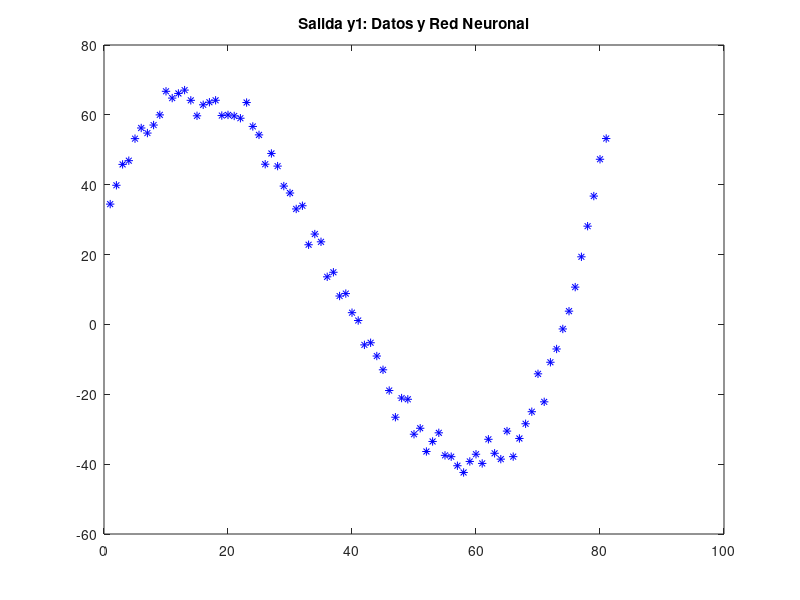
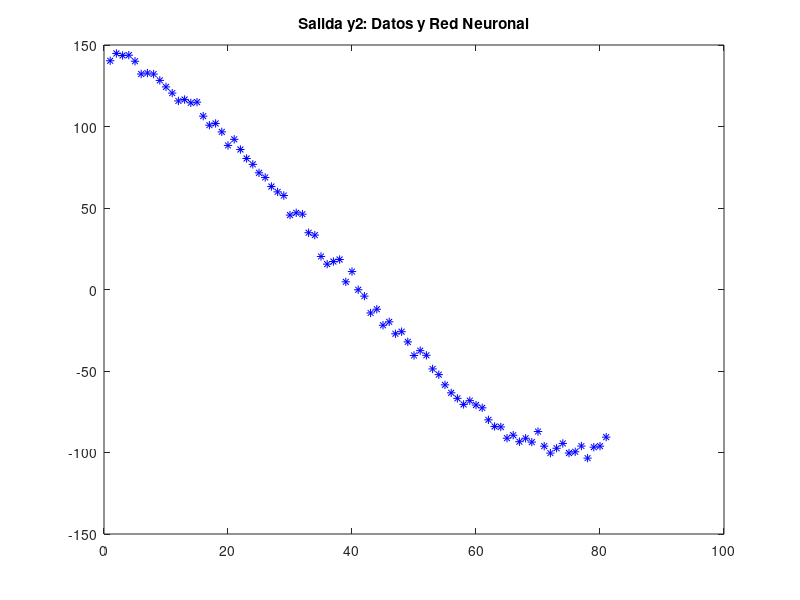
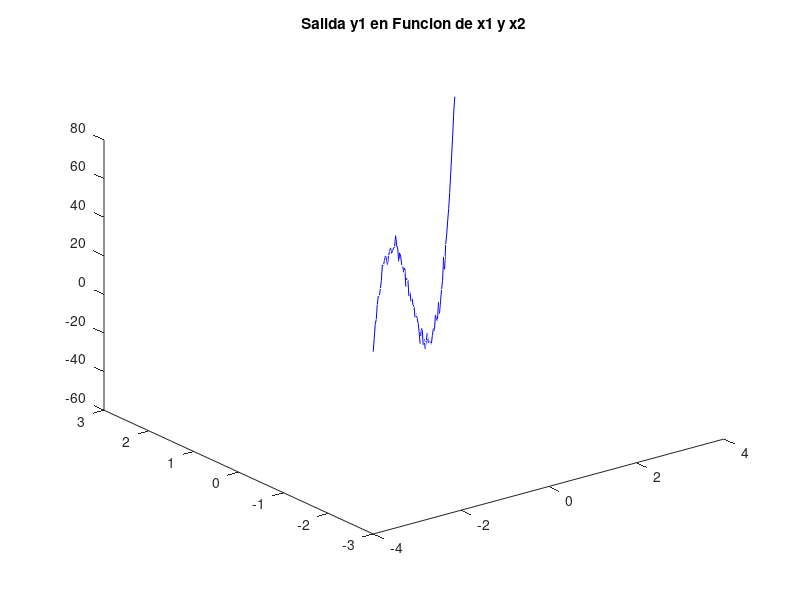
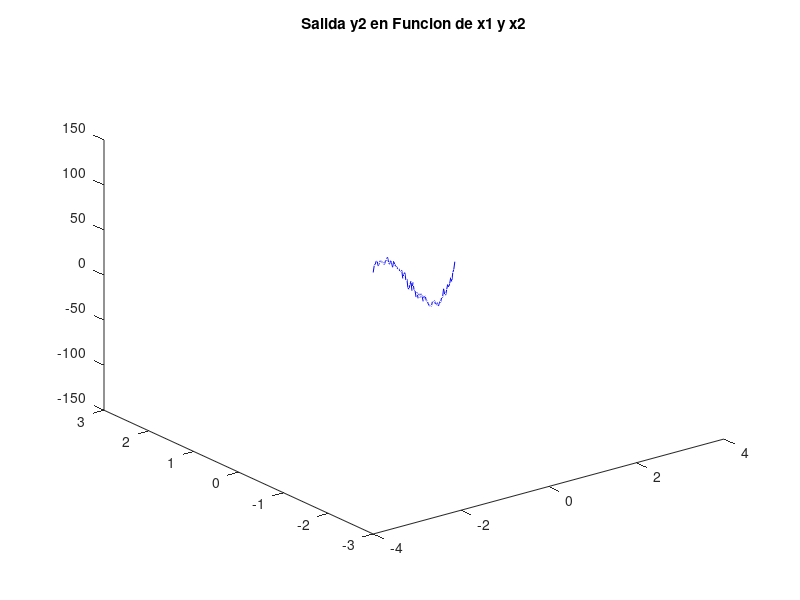

Source code (MATLAB) for these figures, in order:
% DosEntradasDosSalidas_PendienteCentro (original: NeuronDosEntradasDosSalidas_PendienteCentro.m)
% =========================================================================
% MLP feedforward 2-10-2 (mas neurona bias opcional) entrenado a mano con
% retropropagacion de errores (sin toolbox), en modo BATCH y con salida
% vectorial. Tema didactico: ademas de los pesos v y w se entrenan la
% PENDIENTE a y el CENTRO c de las sigmoideas, con tasas propias etaa y
% etac. La sigmoidea parametrizada es n = 1./(1+exp(-(m-c)./a)) (tipo 1);
% el original indica que se pueden incluir la tipo 2 y la gaussiana.
%
% Gradientes adicionales respecto de los parametros de la activacion
% (encadenando con el error retropropagado w*er):
%   dJda += (w*er).*n.*(n-1).*(m-c)./(a.*a)
%   dJdc += (w*er).*n.*(n-1)./a
%
% Pipeline en cada epoca (iter):
%   1. Para cada patron k (sin actualizar parametros):
%      PROPAGACION  m = v'*in ; n = 1./(1+exp(-(m-c)./a)) ; out = w'*n
%      ACUMULACION  dJdw, dJdv (como siempre) y ademas dJda, dJdc
%   2. ACTUALIZACION batch: w, v con eta; a con etaa; c con etac
%      (todas con gradiente promedio /N)
%
% Experimentos que propone el original (aislar el efecto de cada tasa):
%   Probar: eta=0.1  etaa=0     etac=0
%   Probar: eta=0.1  etaa=0.01  etac=0
%   Probar: eta=0.1  etaa=0.0   etac=0.01
% La salida deseada se agranda con FACTOR = 30/1: con ese escalamiento se
% aprecia mejor la ayuda de adaptar a y c ("mayores valores de v y w si
% solo se cambia a y c", decia el original).
%
% Rarezas conservadas por fidelidad con el original (NO corregir):
% - No hay criterio de parada: siempre corre las 15000 epocas completas.
% - dJda y dJdc se acumulan con un multiplicador 1* redundante (1*dJda + ...),
%   conservado tal cual.
% - La variable "error" sombrea al builtin error(); se conserva el nombre.
% - La numeracion de figuras salta la 4 (1,2,3,5,6), como el original.
% - Arrays y, error, J crecen dinamicamente (sin preasignar), como el
%   original.
% - JJ solo en una linea: imprime el costo en cada epoca, como el original.

clear;
clc;
close all;

%% Datos de entrenamiento: dos cubicas cruzadas ruidosas, escaladas
a3 = 0.5*2;                % coeficientes de los polinomios
a2 = 0.3*4;
a1 = -0.8*25;
a0 = -0*30;                % igual a 0 (se conserva el literal)

x1 = -4:0.1:4;
x1 = x1';
N = length(x1);
x2 = linspace(-3,3,N);
x2 = x2';
x = [ x1 x2 ];             % matriz de entradas N x 2

FACTOR = 30/1;             % escalamiento de la salida deseada
yb1 = a3*x1.^3 + a2*x1.^2 + a1*x2.^1 + a0;
yb1 = 1*0.075*yb1;
yb1 = yb1 + 0.1*randn(N,1);        % Salida deseada 1
yb2 = a3*x2.^3 + a2*x2.^2 + a1*x1.^1 + a0;
yb2 = 1*0.075*yb2;
yb2 = yb2 + 0.1*randn(N,1);        % Salida deseada 2
yb = FACTOR*[ yb1  yb2 ];  % matriz de salidas deseadas N x 2, escalada

%% Arquitectura de la red y parametros de entrenamiento
ne = 2;    % Numero de neuronas de entrada
nm = 10;   % Numero de neuronas intermedias
ns = 2;    % Numero de salidas

bias = input('Bias:  SI = 1 : ');
if(bias == 1)
    ne = ne + 1;
    x = [ x ones(N,1) ];
end

v = 1*0.25*randn(ne,nm);   % Mayores valores de v y w si solo se cambia a y c
w = 1*0.25*randn(nm,ns);
a = ones(nm,1);            % pendiente inicial de las sigmoideas (entrenable)
c = zeros(nm,1);           % centro inicial de las sigmoideas (entrenable)

eta  = input('eta pesos [0.1]: ');
etaa = input('eta pendiente de sigmoidea: ');
etac = input('eta centro de sigmoidea: ');

%% Entrenamiento batch de w, v, a y c (15000 epocas fijas)
for iter = 1:15000
    JJ = 0;                        % costo acumulado de la epoca
    dJdw = 0;      dJdv = 0;       % acumuladores de gradiente de pesos
    dJda = 0;      dJdc = 0;       % acumuladores de gradiente de a y c
    for k = 1:N
        in = (x(k,:))';            % patron k como columna
        m = v'*in;                 % entrada neta de la capa oculta
        n = 1.0./(1+exp(-(m-c)./a));   % Sigmoidea Tipo 1 (centro c, pendiente a)
        out = w'*n;                % salida lineal de la red (vector ns x 1)
        y(k,:) = out';
        er = out - (yb(k,:))';     % error vectorial del patron k
        error(k,:) = er';          % ("error" sombrea al builtin; se conserva)
        JJ = JJ + 0.5*er'*er;      % acumula el costo del patron
        dndm = n.*(1-n)./a;            % Sigmoidea 1 (derivada respecto a m)
        dJdw = dJdw + n*er';                 % acumula gradiente respecto a w
        dJdv = dJdv + in * (dndm.*(w*er))';  % acumula gradiente respecto a v
        dJda = 1*dJda + (w*er).*n.*(n-1).*(m-c)./(a.*a);  % gradiente de la pendiente
        dJdc = 1*dJdc + (w*er).*n.*(n-1)./a;              % gradiente del centro

        %  w = w - eta*dJdw;        % (actualizacion por patron, comentada)
        %  v = v - eta*dJdv;
    end
    w = w - eta*dJdw/N;            % actualizacion BATCH con gradiente promedio
    v = v - eta*dJdv/N;
    a = a - etaa*dJda/N;           % adapta la pendiente de cada sigmoidea
    c = c - etac*dJdc/N;           % adapta el centro de cada sigmoidea
    JJ                             % sin ; -> imprime el costo de la epoca
    J(iter,1) = JJ;
end

%% Graficas de resultados
figure(1);
plot(y(:,1),'-r');
hold on;
plot(yb(:,1),'*b');
title('Salida y1: Datos y Red Neuronal');
figure(2);
plot(y(:,2),'-r');
hold on;
plot(yb(:,2),'*b');
title('Salida y2: Datos y Red Neuronal');
figure(3);
plot(J);
title('Funcion de Costo J - Iteraciones');
figure(5);                 % la numeracion salta la 4, como el original
plot3(x1,x2,y(:,1),'-r',x1,x2,yb(:,1),'-b');
title('Salida y1 en Funcion de x1 y x2');
figure(6);
plot3(x1,x2,y(:,2),'-r',x1,x2,yb(:,2),'-b');
title('Salida y2 en Funcion de x1 y x2');
